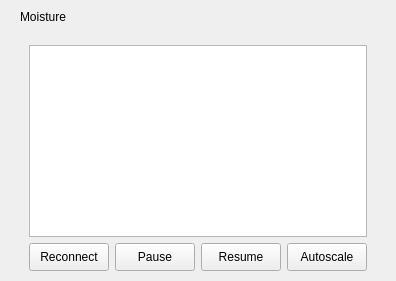
      <widget class="QWidget" name="SoilMoisture">
       <layout class="QVBoxLayout" name="verticalLayout_3">
        <property name="topMargin">
         <number>0</number>
        </property>
        <property name="bottomMargin">
         <number>10</number>
        </property>
        <item>
         <widget class="QWidget" name="widget_6" native="true">
          <property name="sizePolicy">
           <sizepolicy hsizetype="Preferred" vsizetype="Expanding">
            <horstretch>0</horstretch>
            <verstretch>0</verstretch>
           </sizepolicy>
          </property>
          <layout class="QVBoxLayout" name="verticalLayout_11">
           <property name="topMargin">
            <number>4</number>
           </property>
           <property name="bottomMargin">
            <number>0</number>
           </property>
           <item>
            <widget class="CDPBaseLine" name="cdpBaseLine_20">
             <property name="svgFile">
              <string>:/themes/flat_light/backgrounds/bgBorder.svg</string>
             </property>
            </widget>
           </item>
           <item>
            <widget class="CDPBaseLabel" name="cdpBaseLabel_13">
             <property name="text">
              <string>Moisture</string>
             </property>
            </widget>
           </item>
           <item>
            <widget class="CDPBaseLine" name="cdpBaseLine_21">
             <property name="svgFile">
              <string>:/themes/flat_light/backgrounds/bgBorder.svg</string>
             </property>
            </widget>
           </item>
           <item>
            <widget class="QWidget" name="widget_7" native="true">
             <property name="sizePolicy">
              <sizepolicy hsizetype="Preferred" vsizetype="Expanding">
               <horstretch>0</horstretch>
               <verstretch>0</verstretch>
              </sizepolicy>
             </property>
             <layout class="QVBoxLayout" name="verticalLayout_16">
              <property name="bottomMargin">
               <number>0</number>
              </property>
              <item>
               <widget class="CDP::GraphWidgets::DatabaseGraphWidget" name="moistureDatabaseGraph">
                <property name="alignment">
                 <set>Qt::AlignCenter</set>
                </property>
                <property name="transformationAnchor">
                 <enum>QGraphicsView::AnchorViewCenter</enum>
                </property>
                <property name="viewportUpdateMode">
                 <enum>QGraphicsView::FullViewportUpdate</enum>
                </property>
                <property name="databaseUrl">
                 <url>
                  <string>ip://127.0.0.1:17000</string>
                 </url>
                </property>
                <property name="yAxisColumns">
                 <stringlist>
                  <string>CurrSoilMoisture</string>
                 </stringlist>
                </property>
                <property name="graphPlottingMode">
                 <enum>CDP::GraphWidgets::GraphPlotting::Scrolling</enum>
                </property>
                <property name="cssFile">
                 <string>:/themes/flat_light/graphs/graph.css</string>
                </property>
                <property name="yAxisMinValue">
                 <double>1.000000000000000</double>
                </property>
                <property name="yAxisMaxValue">
                 <double>100.000000000000000</double>
                </property>
               </widget>
              </item>
              <item>
               <widget class="CDPBaseContainer" name="cdpBaseContainer_2">
                <property name="borderMarginLeft">
                 <number>6</number>
                </property>
                <property name="borderMarginTop">
                 <number>6</number>
                </property>
                <property name="borderMarginRight">
                 <number>6</number>
                </property>
                <property name="borderMarginBottom">
                 <number>6</number>
                </property>
                <layout class="QHBoxLayout" name="horizontalLayout_7">
                 <property name="spacing">
                  <number>6</number>
                 </property>
                 <property name="leftMargin">
                  <number>0</number>
                 </property>
                 <property name="topMargin">
                  <number>0</number>
                 </property>
                 <property name="rightMargin">
                  <number>0</number>
                 </property>
                 <property name="bottomMargin">
                  <number>0</number>
                 </property>
                 <item>
                  <widget class="CDPBaseButton" name="reconnectMoisture">
                   <property name="minimumSize">
                    <size>
                     <width>0</width>
                     <height>28</height>
                    </size>
                   </property>
                   <property name="text">
                    <string>Reconnect</string>
                   </property>
                   <property name="svgFile">
                    <string>:/themes/flat_light/buttons/buttonPlain.svg</string>
                   </property>
                  </widget>
                 </item>
                 <item>
                  <widget class="CDPBaseButton" name="pauseMoisture">
                   <property name="minimumSize">
                    <size>
                     <width>0</width>
                     <height>28</height>
                    </size>
                   </property>
                   <property name="text">
                    <string>Pause</string>
                   </property>
                   <property name="svgFile">
                    <string>:/themes/flat_light/buttons/buttonPlain.svg</string>
                   </property>
                  </widget>
                 </item>
                 <item>
                  <widget class="CDPBaseButton" name="resumeMoisture">
                   <property name="minimumSize">
                    <size>
                     <width>0</width>
                     <height>28</height>
                    </size>
                   </property>
                   <property name="text">
                    <string>Resume</string>
                   </property>
                   <property name="svgFile">
                    <string>:/themes/flat_light/buttons/buttonPlain.svg</string>
                   </property>
                  </widget>
                 </item>
                 <item>
                  <widget class="CDPBaseButton" name="autoscaleMoisture">
                   <property name="minimumSize">
                    <size>
                     <width>0</width>
                     <height>28</height>
                    </size>
                   </property>
                   <property name="text">
                    <string>Autoscale</string>
                   </property>
                   <property name="svgFile">
                    <string>:/themes/flat_light/buttons/buttonPlain.svg</string>
                   </property>
                  </widget>
                 </item>
                </layout>
               </widget>
              </item>
             </layout>
            </widget>
           </item>
          </layout>
         </widget>
        </item>
       </layout>
      </widget>
